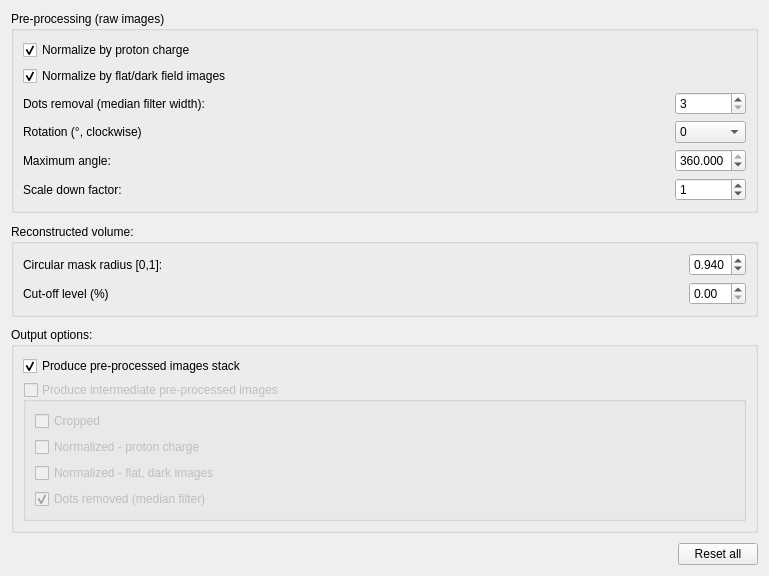
<?xml version="1.0" encoding="UTF-8"?>
<ui version="4.0">
 <class>TomographyIfaceQtTabFiltersOptions</class>
 <widget class="QWidget" name="TomographyIfaceQtTabFiltersOptions">
  <property name="geometry">
   <rect>
    <x>0</x>
    <y>0</y>
    <width>769</width>
    <height>576</height>
   </rect>
  </property>
  <property name="windowTitle">
   <string>Form</string>
  </property>
  <layout class="QVBoxLayout" name="verticalLayout">
   <item>
    <widget class="QGroupBox" name="groupBox">
     <property name="title">
      <string>Pre-processing (raw images)</string>
     </property>
     <layout class="QGridLayout" name="gridLayout">
      <item row="6" column="1">
       <spacer name="horizontalSpacer_3">
        <property name="orientation">
         <enum>Qt::Horizontal</enum>
        </property>
        <property name="sizeHint" stdset="0">
         <size>
          <width>399</width>
          <height>20</height>
         </size>
        </property>
       </spacer>
      </item>
      <item row="4" column="1">
       <spacer name="horizontalSpacer_2">
        <property name="orientation">
         <enum>Qt::Horizontal</enum>
        </property>
        <property name="sizeHint" stdset="0">
         <size>
          <width>399</width>
          <height>20</height>
         </size>
        </property>
       </spacer>
      </item>
      <item row="1" column="0" colspan="2">
       <widget class="QCheckBox" name="checkBox_normalize_proton_charge">
        <property name="text">
         <string>Normalize by proton charge</string>
        </property>
        <property name="checked">
         <bool>true</bool>
        </property>
       </widget>
      </item>
      <item row="7" column="1">
       <spacer name="horizontalSpacer_4">
        <property name="orientation">
         <enum>Qt::Horizontal</enum>
        </property>
        <property name="sizeHint" stdset="0">
         <size>
          <width>399</width>
          <height>20</height>
         </size>
        </property>
       </spacer>
      </item>
      <item row="2" column="0">
       <widget class="QCheckBox" name="checkBox_normalize_flat_dark">
        <property name="text">
         <string>Normalize by flat/dark field images</string>
        </property>
        <property name="checked">
         <bool>true</bool>
        </property>
       </widget>
      </item>
      <item row="3" column="1">
       <spacer name="horizontalSpacer">
        <property name="orientation">
         <enum>Qt::Horizontal</enum>
        </property>
        <property name="sizeHint" stdset="0">
         <size>
          <width>399</width>
          <height>20</height>
         </size>
        </property>
       </spacer>
      </item>
      <item row="7" column="0">
       <widget class="QLabel" name="label_prep_scale_factor">
        <property name="text">
         <string>Scale down factor:</string>
        </property>
       </widget>
      </item>
      <item row="6" column="2">
       <widget class="QDoubleSpinBox" name="doubleSpinBox_prep_max_angle">
        <property name="decimals">
         <number>3</number>
        </property>
        <property name="minimum">
         <double>1.000000000000000</double>
        </property>
        <property name="maximum">
         <double>360.000000000000000</double>
        </property>
        <property name="value">
         <double>360.000000000000000</double>
        </property>
       </widget>
      </item>
      <item row="4" column="0">
       <widget class="QLabel" name="label_prep_rotation">
        <property name="text">
         <string>Rotation (°, clockwise)</string>
        </property>
       </widget>
      </item>
      <item row="3" column="2">
       <widget class="QSpinBox" name="spinBox_prep_median_filter_width">
        <property name="minimum">
         <number>3</number>
        </property>
        <property name="maximum">
         <number>1000</number>
        </property>
       </widget>
      </item>
      <item row="6" column="0">
       <widget class="QLabel" name="label_prep_max_angle">
        <property name="text">
         <string>Maximum angle:</string>
        </property>
       </widget>
      </item>
      <item row="3" column="0">
       <widget class="QLabel" name="label_prep_median">
        <property name="text">
         <string>Dots removal (median filter width):</string>
        </property>
       </widget>
      </item>
      <item row="7" column="2">
       <widget class="QSpinBox" name="spinBox_prep_scale_factor">
        <property name="minimum">
         <number>0</number>
        </property>
        <property name="maximum">
         <number>100</number>
        </property>
        <property name="value">
         <number>1</number>
        </property>
       </widget>
      </item>
      <item row="4" column="2">
       <widget class="QComboBox" name="comboBox_prep_rotation">
        <item>
         <property name="text">
          <string>0</string>
         </property>
        </item>
        <item>
         <property name="text">
          <string>90</string>
         </property>
        </item>
        <item>
         <property name="text">
          <string>180</string>
         </property>
        </item>
        <item>
         <property name="text">
          <string>270</string>
         </property>
        </item>
       </widget>
      </item>
     </layout>
    </widget>
   </item>
   <item>
    <spacer name="verticalSpacer">
     <property name="orientation">
      <enum>Qt::Vertical</enum>
     </property>
     <property name="sizeHint" stdset="0">
      <size>
       <width>20</width>
       <height>15</height>
      </size>
     </property>
    </spacer>
   </item>
   <item>
    <widget class="QGroupBox" name="groupBox_2">
     <property name="title">
      <string>Reconstructed volume:</string>
     </property>
     <layout class="QGridLayout" name="gridLayout_2">
      <item row="0" column="0">
       <widget class="QLabel" name="label_post_cir_mask">
        <property name="text">
         <string>Circular mask radius [0,1]:</string>
        </property>
       </widget>
      </item>
      <item row="0" column="1">
       <spacer name="horizontalSpacer_5">
        <property name="orientation">
         <enum>Qt::Horizontal</enum>
        </property>
        <property name="sizeHint" stdset="0">
         <size>
          <width>487</width>
          <height>20</height>
         </size>
        </property>
       </spacer>
      </item>
      <item row="0" column="2">
       <widget class="QDoubleSpinBox" name="doubleSpinBox_post_circ_mask">
        <property name="decimals">
         <number>3</number>
        </property>
        <property name="maximum">
         <double>1.000000000000000</double>
        </property>
        <property name="value">
         <double>0.940000000000000</double>
        </property>
       </widget>
      </item>
      <item row="1" column="0">
       <widget class="QLabel" name="label_post_cutoff">
        <property name="text">
         <string>Cut-off level (%)</string>
        </property>
       </widget>
      </item>
      <item row="1" column="1">
       <spacer name="horizontalSpacer_6">
        <property name="orientation">
         <enum>Qt::Horizontal</enum>
        </property>
        <property name="sizeHint" stdset="0">
         <size>
          <width>487</width>
          <height>20</height>
         </size>
        </property>
       </spacer>
      </item>
      <item row="1" column="2">
       <widget class="QDoubleSpinBox" name="doubleSpinBox_post_cutoff">
        <property name="singleStep">
         <double>0.010000000000000</double>
        </property>
       </widget>
      </item>
     </layout>
    </widget>
   </item>
   <item>
    <spacer name="verticalSpacer_3">
     <property name="orientation">
      <enum>Qt::Vertical</enum>
     </property>
     <property name="sizeHint" stdset="0">
      <size>
       <width>20</width>
       <height>15</height>
      </size>
     </property>
    </spacer>
   </item>
   <item>
    <widget class="QGroupBox" name="groupBox_3">
     <property name="title">
      <string>Output options:</string>
     </property>
     <layout class="QGridLayout" name="gridLayout_4">
      <item row="0" column="0">
       <widget class="QCheckBox" name="checkBox_out_preproc_images">
        <property name="enabled">
         <bool>true</bool>
        </property>
        <property name="text">
         <string>Produce pre-processed images stack</string>
        </property>
        <property name="checked">
         <bool>true</bool>
        </property>
       </widget>
      </item>
      <item row="1" column="0">
       <widget class="QGroupBox" name="groupBox_out_intermediate_prep">
        <property name="enabled">
         <bool>false</bool>
        </property>
        <property name="title">
         <string>Produce intermediate pre-processed images</string>
        </property>
        <property name="checkable">
         <bool>true</bool>
        </property>
        <property name="checked">
         <bool>false</bool>
        </property>
        <layout class="QGridLayout" name="gridLayout_3">
         <item row="0" column="0">
          <widget class="QCheckBox" name="checkBox_output_cropped_images">
           <property name="text">
            <string>Cropped</string>
           </property>
          </widget>
         </item>
         <item row="1" column="0">
          <widget class="QCheckBox" name="checkBox_output_normalized_proton_images">
           <property name="text">
            <string>Normalized - proton charge</string>
           </property>
          </widget>
         </item>
         <item row="2" column="0">
          <widget class="QCheckBox" name="checkBox_output_normalized_flat_images">
           <property name="text">
            <string>Normalized - flat, dark images</string>
           </property>
          </widget>
         </item>
         <item row="3" column="0">
          <widget class="QCheckBox" name="checkBox_output_dot_removal">
           <property name="text">
            <string>Dots removed (median filter)</string>
           </property>
           <property name="checked">
            <bool>true</bool>
           </property>
          </widget>
         </item>
        </layout>
       </widget>
      </item>
     </layout>
    </widget>
   </item>
   <item>
    <spacer name="verticalSpacer_2">
     <property name="orientation">
      <enum>Qt::Vertical</enum>
     </property>
     <property name="sizeHint" stdset="0">
      <size>
       <width>20</width>
       <height>14</height>
      </size>
     </property>
    </spacer>
   </item>
   <item>
    <layout class="QHBoxLayout" name="horizontalLayout">
     <item>
      <spacer name="horizontalSpacer_7">
       <property name="orientation">
        <enum>Qt::Horizontal</enum>
       </property>
       <property name="sizeHint" stdset="0">
        <size>
         <width>608</width>
         <height>20</height>
        </size>
       </property>
      </spacer>
     </item>
     <item>
      <widget class="QPushButton" name="pushButton_reset">
       <property name="text">
        <string>Reset all</string>
       </property>
      </widget>
     </item>
    </layout>
   </item>
  </layout>
 </widget>
 <resources/>
 <connections/>
</ui>
